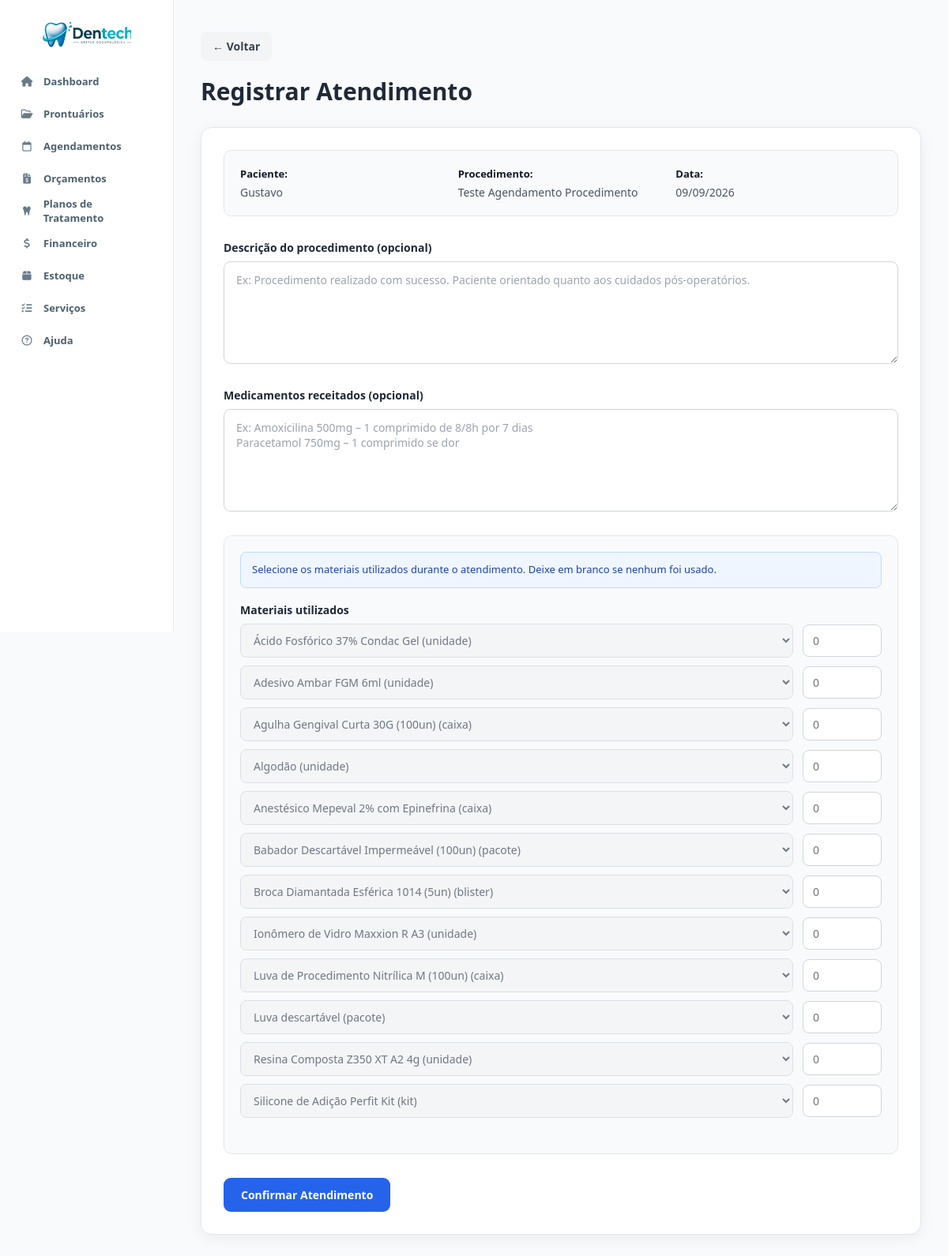
Page /registrar_atendimento.php?id=24 (signed in) on the committed database.
### tables this page shows
CREATE TABLE `agendamentos` (
  `id` int NOT NULL AUTO_INCREMENT,
  `paciente_id` int DEFAULT NULL,
  `paciente_nome` varchar(255) DEFAULT NULL,
  `procedimento` varchar(255) NOT NULL,
  `data` date NOT NULL,
  `horario` time NOT NULL,
  `status` enum('agendado','confirmado','cancelado','concluido') NOT NULL DEFAULT 'agendado',
  `created_at` timestamp NOT NULL DEFAULT CURRENT_TIMESTAMP,
  `plano_item_id` int DEFAULT NULL,
  PRIMARY KEY (`id`),
  KEY `paciente_id` (`paciente_id`),
  KEY `idx_agendamento_plano_item` (`plano_item_id`),
  CONSTRAINT `agendamentos_ibfk_1` FOREIGN KEY (`paciente_id`) REFERENCES `prontuarios` (`id`) ON DELETE SET NULL,
  CONSTRAINT `fk_agendamento_plano_item` FOREIGN KEY (`plano_item_id`) REFERENCES `planos_tratamento_itens` (`id`) ON DELETE SET NULL ON UPDATE CASCADE
);

CREATE TABLE `estoque` (
  `id` int NOT NULL AUTO_INCREMENT,
  `nome` varchar(255) NOT NULL,
  `quantidade` decimal(10,2) NOT NULL DEFAULT '0.00',
  `unidade` varchar(50) NOT NULL DEFAULT 'unidade',
  `estoque_minimo` decimal(10,2) NOT NULL DEFAULT '5.00',
  `valor_item` decimal(10,2) NOT NULL DEFAULT '0.00',
  `valor_sugerido` decimal(10,2) NOT NULL DEFAULT '0.00',
  `updated_at` timestamp NOT NULL DEFAULT CURRENT_TIMESTAMP ON UPDATE CURRENT_TIMESTAMP,
  PRIMARY KEY (`id`)
);

### registrar_atendimento.php (the view, shortened to what this page needs)
<?php
require_once 'conexao/conexao.php';
$metodo = $_SERVER['REQUEST_METHOD'] ?? 'GET';
$agendamento_id = filter_input(
    $metodo === 'POST' ? INPUT_POST : INPUT_GET,
    'id',
    FILTER_VALIDATE_INT
);
$stmt = $pdo->prepare("
    SELECT
        a.id,
        a.paciente_id,
        a.procedimento,
        a.data,
        a.status,
        a.plano_item_id,
        COALESCE(p.paciente, a.paciente_nome) AS nome_paciente
    FROM agendamentos a
    LEFT JOIN prontuarios p
        ON a.paciente_id = p.id
    WHERE a.id = ?
");
$stmt->execute([$agendamento_id]);
$agendamento = $stmt->fetch(PDO::FETCH_ASSOC);
$stmt = $pdo->query("
    SELECT
        id,
        nome,
        unidade,
        valor_item
    FROM estoque
    ORDER BY nome
");
$materiais = $stmt->fetchAll(PDO::FETCH_ASSOC);
?>
<!DOCTYPE html>
<html lang="pt-BR">
<head>
    <link
        rel="stylesheet"
        href="css/global.css">
    <link
        rel="stylesheet"
        href="css/variables.css">
    <link
        rel="stylesheet"
        href="css/layout.css">
    <link
        rel="stylesheet"
        href="css/registrar_atendimento.css">
    <link
        rel="stylesheet"
        href="https://cdnjs.cloudflare.com/ajax/libs/font-awesome/6.5.2/css/all.min.css">
</head>
<body>
    <?php include 'navbar.php'; ?>
    <div class="container">
        <a
            href="agendamentos.php?data=<?= urlencode($agendamento['data']) ?>"
            class="btn-back">
            ← Voltar
        </a>
        <h1>Registrar Atendimento</h1>
        <div class="card">
            <div class="info-paciente">
                <p>
                    <strong>Paciente:</strong>
                    <?= htmlspecialchars($agendamento['nome_paciente']) ?>
                </p>
                <p>
                    <strong>Procedimento:</strong>
                    <?= htmlspecialchars($agendamento['procedimento']) ?>
                </p>
                <p>
                    <strong>Data:</strong>
                    <?= date(
                        'd/m/Y',
                        strtotime($agendamento['data'])
                    ) ?>
                </p>
            </div>
            <form
                method="POST"
                action="registrar_atendimento.php?id=<?= (int)$agendamento['id'] ?>"
                id="formAtendimento">
                <div class="form-group">
                    <label for="descricao">
                        Descrição do procedimento (opcional)
                    </label>
                    <textarea
                        name="descricao"
                        id="descricao"
                        placeholder="Ex: Procedimento realizado com sucesso. Paciente orientado quanto aos cuidados pós-operatórios."></textarea>
                </div>
                <div class="form-group">
                    <label for="medicamentos">
                        Medicamentos receitados (opcional)
                    </label>
                    <textarea
                        name="medicamentos"
                        id="medicamentos"
                        placeholder="Ex: Amoxicilina 500mg – 1 comprimido de 8/8h por 7 dias&#10;Paracetamol 750mg – 1 comprimido se dor"></textarea>
                </div>
                <div class="secao-estoque">
                    <div class="aviso">
                        Selecione os materiais utilizados durante o atendimento.
                        Deixe em branco se nenhum foi usado.
                    </div>
                    <div class="form-group">
                        <label>
                            Materiais utilizados
                        </label>
                        <?php foreach ($materiais as $mat): ?>
                            <div class="material-item">
                                <select disabled>
                                    <option>
                                        <?= htmlspecialchars($mat['nome']) ?>
                                        (<?= htmlspecialchars($mat['unidade']) ?>)
                                    </option>
                                </select>
                                <input
                                    type="number"
                                    name="materiais[<?= (int)$mat['id'] ?>]"
                                    step="0.01"
                                    min="0"
                                    placeholder="0"
                                    style="width: 100px;">
                            </div>
                        <?php endforeach; ?>
                    </div>
                </div>
                <button
                    type="submit"
                    class="btn btn-save">
                    Confirmar Atendimento
                </button>
            </form>
        </div>
    </div>
</body>
</html>

### css/global.css (style rules this page uses)
* { margin: 0; padding: 0; box-sizing: border-box; }
body { font-family: "Segoe UI", Arial, sans-serif; display: flex; background: var(--background); min-height: 100vh; overflow-x: hidden; color: var(--text); }
.container { max-width: 1200px; margin: auto; padding: 30px; }
h1 { font-size: 28px; font-weight: 700; margin-bottom: 25px; }
.card { background: var(--surface); border-radius: var(--radius); padding: 25px; box-shadow: var(--shadow); }

### css/variables.css (style rules this page uses)
:root { --primary: #2563eb; --primary-dark: #1d4ed8; --primary-light: #dbeafe; --success: #16a34a; --danger: #dc2626; --warning: #f59e0b; --background: #f8fafc; --surface: #ffffff; --text: #1e293b; --text-light: #64748b; --border: #e2e8f0; --shadow: 0 8px 25px rgba(15, 23, 42, 0.08); --radius: 14px; }

### css/registrar_atendimento.css (style rules this page uses)
.container { width: calc(100% - 220px); margin-left: 220px; margin-right: 0; min-height: 100vh; padding: 40px 34px; box-sizing: border-box; }
.container h1 { margin: 18px 0 25px; font-size: 30px; font-weight: 700; color: #1f2937; }
.btn-back { display: inline-flex; align-items: center; gap: 8px; text-decoration: none; font-size: 14px; font-weight: 600; padding: 9px 15px; border-radius: 8px; color: #374151; background: #f3f4f6; transition: 0.2s ease; }
.card { background: #ffffff; border: 1px solid #e5e7eb; border-radius: 14px; padding: 28px; box-shadow: 0 4px 18px rgba(0, 0, 0, 0.06); }
.info-paciente { display: grid; grid-template-columns: repeat(3, 1fr); gap: 15px; margin-bottom: 30px; padding: 20px; background: #f8fafc; border: 1px solid #e5e7eb; border-radius: 10px; }
.info-paciente p { margin: 0; color: #4b5563; font-size: 14px; }
.info-paciente strong { display: block; margin-bottom: 5px; color: #111827; font-size: 13px; }
.form-group { margin-bottom: 25px; }
.form-group label { display: block; margin-bottom: 8px; color: #1f2937; font-size: 14px; font-weight: 600; }
.form-group textarea { width: 100%; min-height: 130px; box-sizing: border-box; padding: 13px 15px; border: 1px solid #d1d5db; border-radius: 9px; background: #ffffff; color: #1f2937; font-family: inherit; font-size: 14px; resize: vertical; outline: none; transition: border-color 0.2s ease, box-shadow 0.2s ease; }
.form-group textarea::placeholder { color: #9ca3af; }
.secao-estoque { margin-top: 10px; margin-bottom: 30px; padding: 20px; background: #f8fafc; border: 1px solid #e5e7eb; border-radius: 10px; }
.aviso { margin-bottom: 18px; padding: 12px 14px; background: #eff6ff; border: 1px solid #bfdbfe; border-radius: 8px; color: #1e40af; font-size: 13px; line-height: 1.5; }
.material-item { display: flex; align-items: center; gap: 12px; margin-bottom: 10px; }
.material-item:last-child { margin-bottom: 0; }
.material-item select { flex: 1; min-width: 0; padding: 10px 12px; border: 1px solid #d1d5db; border-radius: 8px; background: #f3f4f6; color: #374151; font-family: inherit; font-size: 14px; cursor: not-allowed; }
.material-item input[type="number"] { width: 100px !important; box-sizing: border-box; padding: 10px 12px; border: 1px solid #d1d5db; border-radius: 8px; background: #ffffff; color: #1f2937; font-family: inherit; font-size: 14px; outline: none; transition: border-color 0.2s ease, box-shadow 0.2s ease; }
.btn { border: 0; border-radius: 9px; padding: 12px 22px; font-family: inherit; font-size: 14px; font-weight: 600; cursor: pointer; transition: 0.2s ease; }
.btn-save { display: inline-flex; align-items: center; justify-content: center; min-width: 210px; background: #2563eb; color: #ffffff; }

### rows in the picture
agendamentos: procedimento "Teste Agendamento Procedimento", data "09/09/2026"
estoque: nome "Ácido Fosfórico 37% Condac Gel (unidade)"
estoque: nome "Adesivo Ambar FGM 6ml (unidade)"
estoque: nome "Agulha Gengival Curta 30G (100un) (caixa)"
estoque: nome "Algodão (unidade)"
estoque: nome "Anestésico Mepeval 2% com Epinefrina (caixa)"
estoque: nome "Babador Descartável Impermeável (100un) (pacote)"
estoque: nome "Broca Diamantada Esférica 1014 (5un) (blister)"
estoque: nome "Ionômero de Vidro Maxxion R A3 (unidade)"
estoque: nome "Luva de Procedimento Nitrílica M (100un) (caixa)"
estoque: nome "Luva descartável (pacote)"
estoque: nome "Resina Composta Z350 XT A2 4g (unidade)"
estoque: nome "Silicone de Adição Perfit Kit (kit)"

### other values in the picture
$agendamento['nome_paciente'] "Gustavo"
